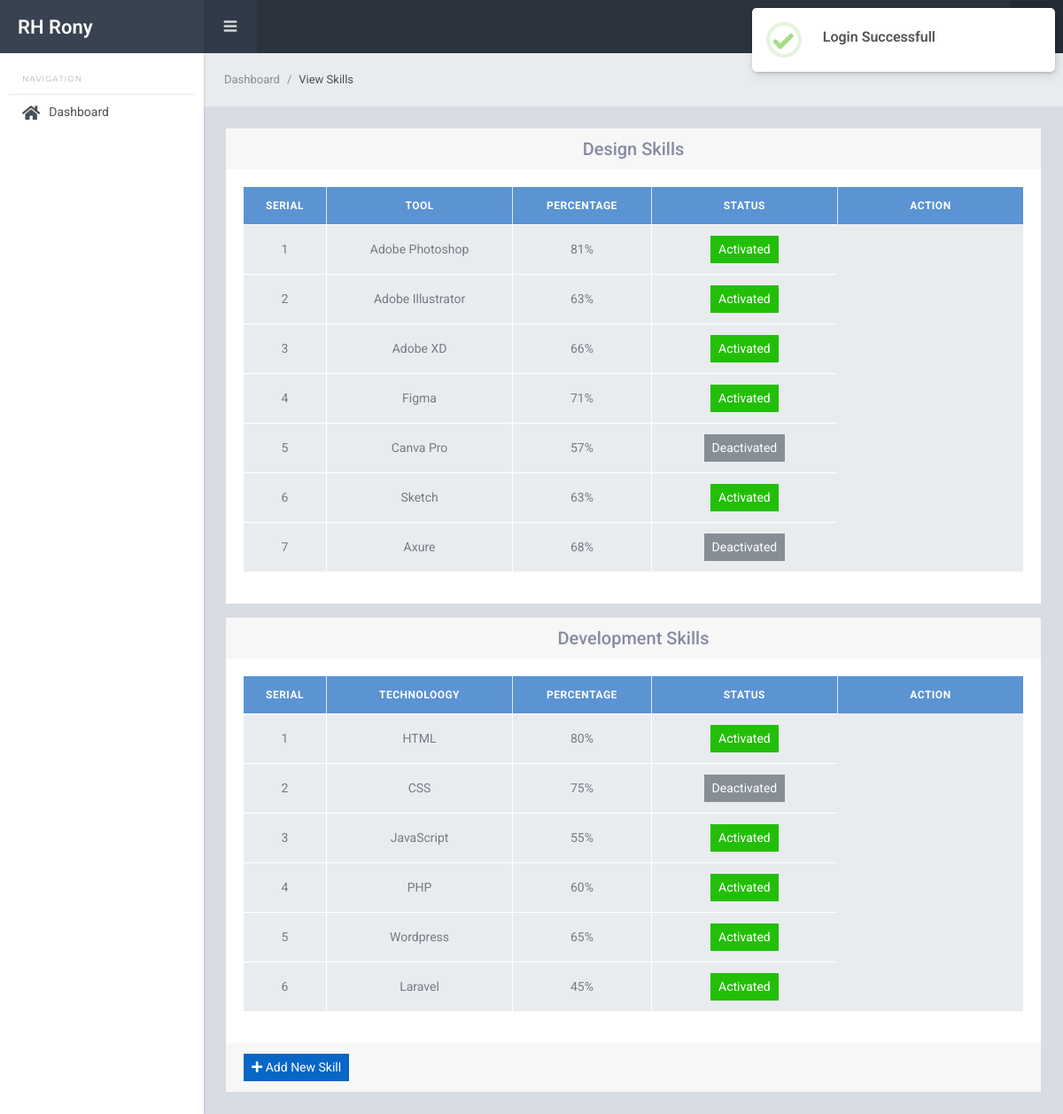
The app's page /backend/skills/skill_view.php (signed in) with its own data.
### tables this page shows
CREATE TABLE `skills` (
  `id` int(11) NOT NULL,
  `technology` varchar(20) NOT NULL,
  `percentage` int(11) NOT NULL,
  `type` int(11) NOT NULL COMMENT '0 = design tool, 1 = technology',
  `status` int(11) NOT NULL DEFAULT 0
);

### assets/functions.php (called while the page is built, shortened)
<?php
function url($x = '') {
    $directory = explode('/', dirname($_SERVER['PHP_SELF']));
    $url = $_SERVER['HTTP_HOST'] . '/' . $directory[1] . '/';
    $url = str_replace('//', '/', $url);
    if (isset($_SERVER['HTTPS']) && $_SERVER['HTTPS'] == 'on') {
        $url = 'https://' . $url;
    } else {
        $url = 'http://' . $url;
    }
    return $url . $x;
}

### backend/skills/skill_view.php (the view, shortened to what this page needs)
<?php
$sql_design = "SELECT * FROM skills WHERE type = 0";
$query_design = mysqli_query($conn, $sql_design);
$sql_development = "SELECT * FROM skills WHERE type = 1";
$query_development = mysqli_query($conn, $sql_development);
require_once("../includes/header.php");
require_once("../includes/sidebar.php");
require_once("../includes/navbar.php");
?>
<div class="sl-mainpanel">
    <nav class="breadcrumb sl-breadcrumb">
        <a class="breadcrumb-item" href="<?= url() ?>backend/dashboard.php">Dashboard</a>
        <span class="breadcrumb-item active">View Skills</span>
    </nav>
    <div class="sl-pagebody">
        <div class="row justify-content-center">
            <div class="col-md-12">
                <div class="card">
                    <div class="card-header">
                        <h5 class="m-0 text-center">Design Skills</h5>
                    </div>
                    <div class="card-body">
                        <table class="table table-bordered align-middle">
                            <thead class="bg-info">
                                <tr>
                                    <th width="5%" class="text-center">Serial</th>
                                    <th width="15%" class="text-center">Tool</th>
                                    <th width="10%" class="text-center">Percentage</th>
                                    <th width="15%" class="text-center">Status</th>
                                    <th width="15%" class="text-center">Action</th>
                                </tr>
                            </thead>
                            <tbody>
                                <?php foreach ($query_design as $key => $skill) : ?>
                                    <tr>
                                        <td class="text-center"><?= ++$key ?></td>
                                        <td class="text-center"><?= $skill['technology'] ?></td>
                                        <td class="text-center"><?= $skill['percentage'] . '%' ?></td>
                                        <td class="text-center"><a href="skill_status.php?id=<?= $skill['id'] ?>" class="btn btn-sm  <?= ($skill['status'] == 1) ? 'btn-success' : 'btn-secondary' ?>"><?= ($skill['status'] == 1) ? 'Activated' : 'Deactivated' ?></a></td>
                                    </tr>
                                <?php endforeach ?>
                            </tbody>
                        </table>
                    </div>
                </div>
                <div class="card mt-3">
                    <div class="card-header">
                        <h5 class="m-0 text-center">Development Skills</h5>
                    </div>
                    <div class="card-body">
                        <table class="table table-bordered align-middle">
                            <thead class="bg-info">
                                <tr>
                                    <th width="5%" class="text-center">Serial</th>
                                    <th width="15%" class="text-center">Technoloogy</th>
                                    <th width="10%" class="text-center">Percentage</th>
                                    <th width="15%" class="text-center">Status</th>
                                    <th width="15%" class="text-center">Action</th>
                                </tr>
                            </thead>
                            <tbody>
                                <?php foreach ($query_development as $key => $skill) : ?>
                                    <tr>
                                        <td class="text-center"><?= ++$key ?></td>
                                        <td class="text-center"><?= $skill['technology'] ?></td>
                                        <td class="text-center"><?= $skill['percentage'] . '%' ?></td>
                                        <td class="text-center"><a href="skill_status.php?id=<?= $skill['id'] ?>" class="btn btn-sm  <?= ($skill['status'] == 1) ? 'btn-success' : 'btn-secondary' ?>"><?= ($skill['status'] == 1) ? 'Activated' : 'Deactivated' ?></a></td>
                                    </tr>
                                <?php endforeach ?>
                            </tbody>
                        </table>
                    </div>
                    <div class="card-footer">
                        <a href="skill_add.php" class="btn btn-sm btn-primary"><i class="fa fa-plus" aria-hidden="true"></i> Add New Skill</a>
                    </div>
                </div>
            </div>
        </div>
    </div>
</div>
<?php require_once("../includes/footer.php"); ?>

### assets/style.css (style rules this page uses)
.table th, .table td { vertical-align: middle; }

### records on screen
skills: technology "Adobe Photoshop", percentage "81", status "Activated"
skills: technology "Adobe Illustrator", percentage "63", status "Activated"
skills: technology "Adobe XD", percentage "66", status "Activated"
skills: technology "Figma", percentage "71", status "Activated"
skills: technology "Canva Pro", percentage "57", status "Deactivated"
skills: technology "Sketch", percentage "63", status "Activated"
skills: technology "Axure", percentage "68", status "Deactivated"
skills: technology "HTML", percentage "80", status "Activated"
skills: technology "CSS", percentage "75", status "Deactivated"
skills: technology "JavaScript", percentage "55", status "Activated"
skills: technology "PHP", percentage "60", status "Activated"
skills: technology "Wordpress", percentage "65", status "Activated"
skills: technology "Laravel", percentage "45", status "Activated"
